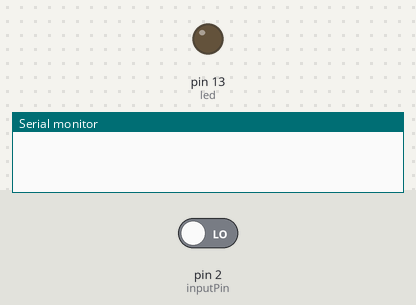
Recording of a sketch running on a simulated Arduino Uno, built with avr-gcc and run on an emulated ATmega328P. Shown: output pins drawn as LEDs (lit = HIGH), the last lines printed to the serial monitor. Inputs (shaded band) come from the test bench; at power-on: pin 2 (inputPin) LOW.

Above: at 1.2 s.
1.3 s: pin 2 (inputPin) driven HIGH
At 2.5 s:
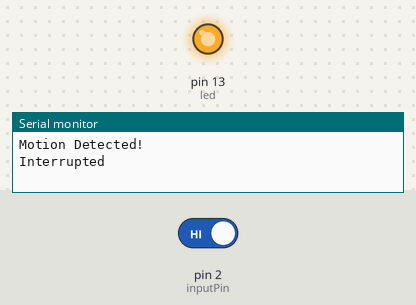
2.8 s: pin 2 (inputPin) driven LOW
At 3.7 s:
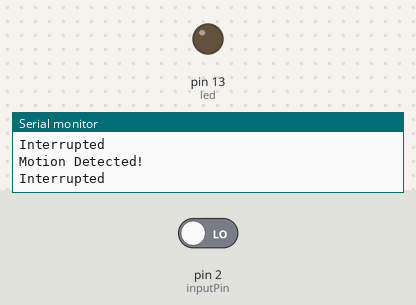
Timing chart, 0 to 5.8 s (numbered marks = the images above; inputs shaded):
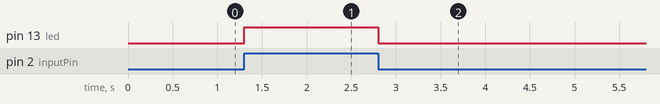

The sketch:

manav.ino
```cpp
int inputPin = 2;
int led = 13;
bool MotionDetected = false;

void setup()
{
  Serial.begin(9600);
  pinMode(led,OUTPUT);
  pinMode(inputPin, INPUT);

  attachInterrupt(digitalPinToInterrupt(inputPin), handleMotionInterrupt, CHANGE);
}

void loop()
{
  delay(500);
}

void handleMotionInterrupt()
{
  MotionDetected = !MotionDetected;
  Serial.println("Motion Detected!");
  digitalWrite(LED_BUILTIN, MotionDetected);
  Serial.println("Interrupted");
}
```

Measured:
- after the input at 1.3 s, pin 13 (led): LOW → HIGH at once
- after the input at 2.8 s, pin 13 (led): HIGH → LOW at once
